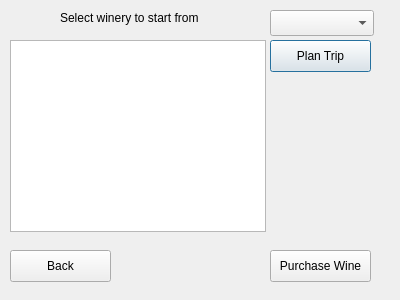
<?xml version="1.0" encoding="UTF-8"?>
<ui version="4.0">
 <class>visitallwineries</class>
 <widget class="QDialog" name="visitallwineries">
  <property name="geometry">
   <rect>
    <x>0</x>
    <y>0</y>
    <width>400</width>
    <height>300</height>
   </rect>
  </property>
  <property name="windowTitle">
   <string>Dialog</string>
  </property>
  <widget class="QPushButton" name="pushButton">
   <property name="geometry">
    <rect>
     <x>270</x>
     <y>40</y>
     <width>101</width>
     <height>32</height>
    </rect>
   </property>
   <property name="text">
    <string>Plan Trip</string>
   </property>
  </widget>
  <widget class="QListWidget" name="listWidget">
   <property name="geometry">
    <rect>
     <x>10</x>
     <y>40</y>
     <width>256</width>
     <height>192</height>
    </rect>
   </property>
  </widget>
  <widget class="QComboBox" name="comboBox">
   <property name="geometry">
    <rect>
     <x>270</x>
     <y>10</y>
     <width>104</width>
     <height>26</height>
    </rect>
   </property>
  </widget>
  <widget class="QLabel" name="label">
   <property name="geometry">
    <rect>
     <x>60</x>
     <y>10</y>
     <width>171</width>
     <height>16</height>
    </rect>
   </property>
   <property name="text">
    <string>Select winery to start from</string>
   </property>
  </widget>
  <widget class="QPushButton" name="back">
   <property name="geometry">
    <rect>
     <x>10</x>
     <y>250</y>
     <width>101</width>
     <height>32</height>
    </rect>
   </property>
   <property name="text">
    <string>Back</string>
   </property>
  </widget>
  <widget class="QPushButton" name="purchaseWine">
   <property name="geometry">
    <rect>
     <x>270</x>
     <y>250</y>
     <width>101</width>
     <height>32</height>
    </rect>
   </property>
   <property name="text">
    <string>Purchase Wine</string>
   </property>
  </widget>
 </widget>
 <resources/>
 <connections/>
</ui>
